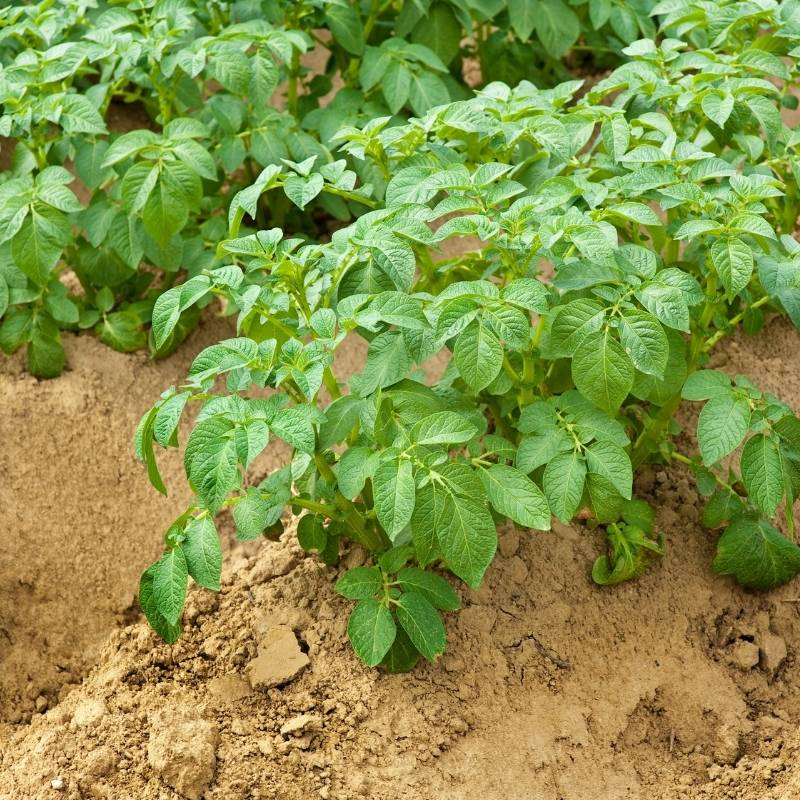
#> input picture project/Potato-Plants.jpg, 800 x 800 px
$ python -i extra.py   (imports and definitions only)
#> lines starting #> are read from the running program, lines starting #| are printed output that depends on the picture; after the words box and inside, x2 and y2 are one past the last pixel; in counts of white or black regions, pixels touching at a corner belong together
import kagglehub

# Download latest version
# [1 line that did not run here, left out]

# [1 line not run here, left out]

import os
import matplotlib.pyplot as plt
from sklearn.svm import LinearSVC
from sklearn.metrics import classification_report
from sklearn.metrics import accuracy_score
from sklearn.preprocessing import StandardScaler
from sklearn.model_selection import train_test_split
from sklearn.metrics import confusion_matrix
import cv2
import numpy as np


"""FUNCTIONS for experimenting, that was not needed for the final version of the model"""

"""Split HSV image into channels"""
def split_hsv(img):
    return cv2.split(img)

"""Binary threshold on S channel"""
def threshold_saturation(s_channel, thresh=50):
    _, mask = cv2.threshold(s_channel, thresh, 255, cv2.THRESH_BINARY)
    return mask

"""Apply closing then opening to clean noise"""
def morph_cleanup(mask, kernel, close_iter=3, open_iter=2):
    closed = cv2.morphologyEx(mask, cv2.MORPH_CLOSE, kernel, iterations=close_iter)
    opened = cv2.morphologyEx(closed, cv2.MORPH_OPEN, kernel, iterations=open_iter)
    return opened

"""Keep only the largest connected component"""
# [9 lines left out: function largest_contour_mask, not called in this run]

"""
Remove near-black shadow pixels from the leaf mask.
Pixels with V < v_thresh are considered shadow and are excluded.
"""
def exclude_dark_shadows(mask, v_channel, v_thresh=40):
    bright_enough = (v_channel > v_thresh).astype(np.uint8) * 255
    return cv2.bitwise_and(mask, bright_enough)

"""
Full pipeline:
HSV -> S-threshold -> Shadow exclusion -> morphology -> largest contour
"""
def segment_plant_hsv(img_hsv, sat_threshold=50, v_shadow_thresh=40, kernel_size=5, close_iter=3, open_iter=2):
    _, s, v = split_hsv(img_hsv)

    kernel = np.ones((kernel_size, kernel_size), np.uint8)

    mask = threshold_saturation(s, sat_threshold)
    mask = exclude_dark_shadows(mask, v, v_shadow_thresh)
    mask = morph_cleanup(mask, kernel, close_iter, open_iter)
    #mask = largest_contour_mask(mask)

    return mask.astype(np.uint8)

"""WATERSHED experiments"""
"""Remove noise from the mask"""
# [13 lines left out: function build_disease_mask, not called in this run]


"""Create markers for watershed using distance transform"""
# [34 lines left out: function watershed_spots, not called in this run]

"""Apply watershed using BGR image"""
# [18 lines left out: function filter_small_spots, not called in this run]

"""
Full pipeline:
Leaf mask -> disease mask -> cleanup -> watershed -> result
"""
# [35 lines left out: function detect_blight_watershed, not called in this run]

"""DISPLAY-----------------------------------------------------------------------------------------------------------"""
"""Apply binary mask to image"""
def apply_mask(img, mask):
    return cv2.bitwise_and(img, img, mask=mask.astype(np.uint8))

"""Convert HSV image to RGB for display"""
def to_rgb(img):
    return cv2.cvtColor(img, cv2.COLOR_HSV2RGB)

"""
Displays:
Row 1: original images
Row 2: binary masks
Row 3: segmented images (largest contour applied)
"""
# [34 lines left out: function show_segmentation_grid, not called in this run]

"""
Plots H, S, V histograms for segmented images
"""
# [29 lines left out: function plot_hsv_histograms, not called in this run]


"""
Plots R, G, B histograms for segmented images
"""
# [42 lines left out: functions plot_rgb_histograms, plot_images_grid, not called in this run]

>>> import cv2
>>> picture = cv2.imread('Potato-Plants.jpg')
#> picture is the input picture: shape (800, 800, 3); mean B, G, R 73.8, 148, 134.2
>>> result = segment_plant_hsv(picture)
#> in segment_plant_hsv, `_, s, v = split_hsv(img_hsv)`:
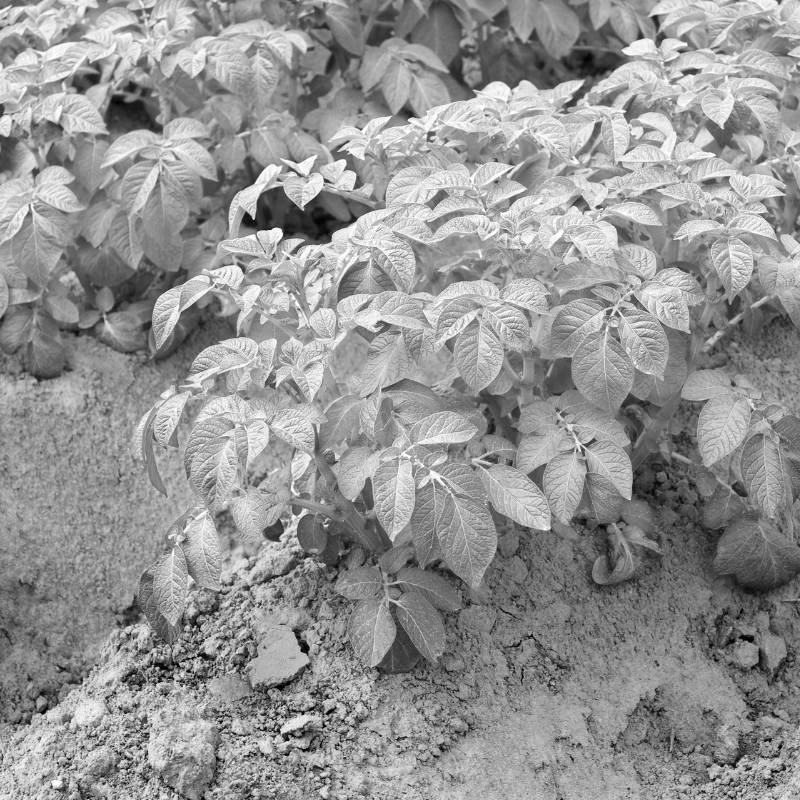
#> s: shape (800, 800); min 0, max 255, mean 148
#> in segment_plant_hsv, `_, s, v = split_hsv(img_hsv)`:
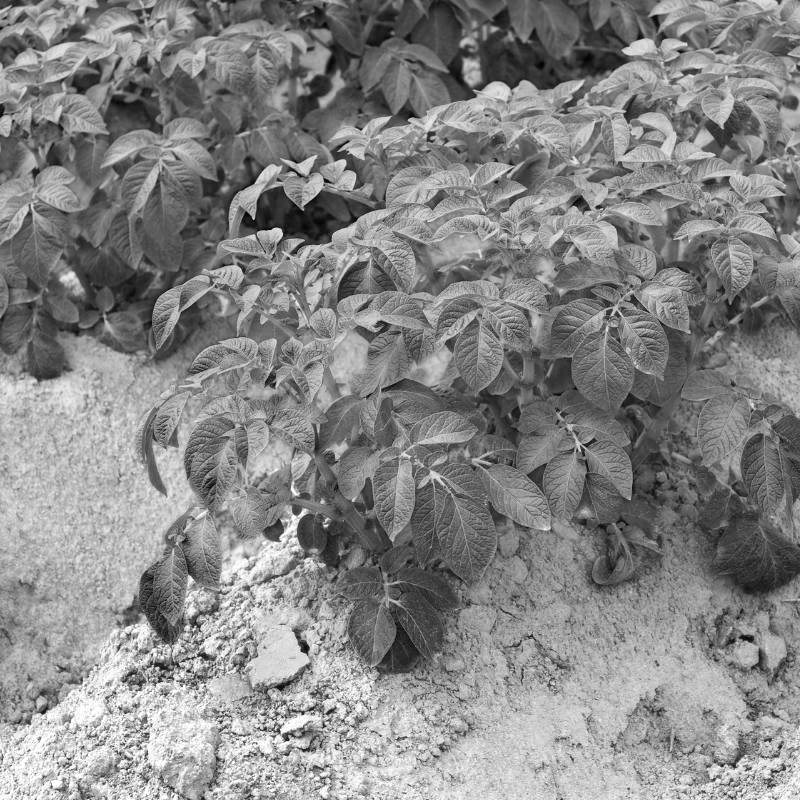
#> v: shape (800, 800); min 0, max 255, mean 134.2
#> in threshold_saturation, `_, mask = cv2.threshold(s_channel, thresh, 255, cv2.THRESH_BINARY)`:
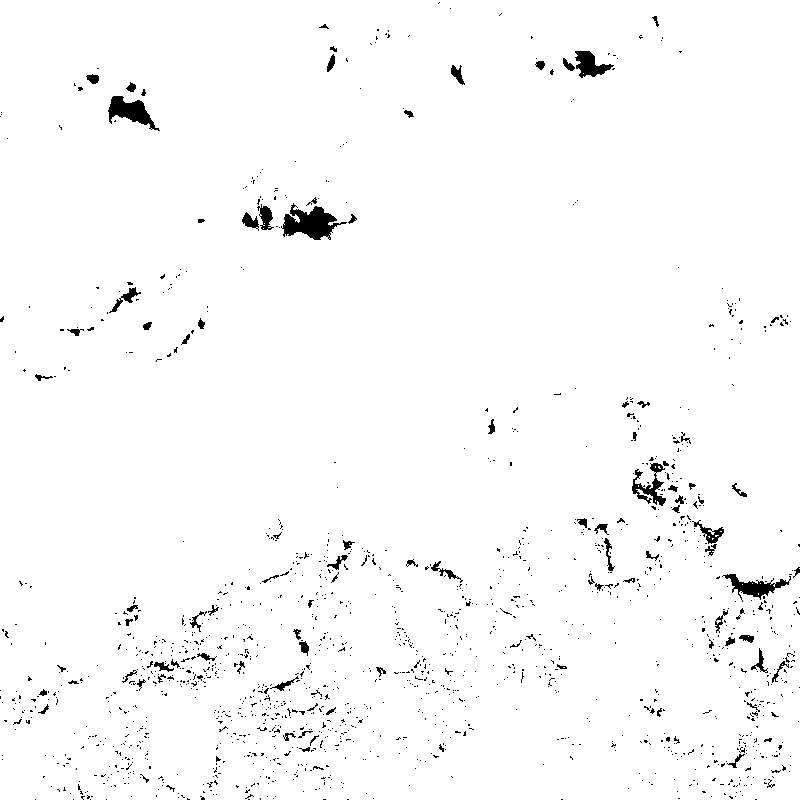
#> mask: shape (800, 800); 97.9% white; 1535 black regions (1434 under 20 px), largest, box (x1, y1, x2, y2) and area: (281, 203, 347, 240) 1223, (108, 96, 160, 131) 808, (722, 574, 791, 602) 655
#> in exclude_dark_shadows, `bright_enough = (v_channel > v_thresh).astype(np.uint8) * 255`:
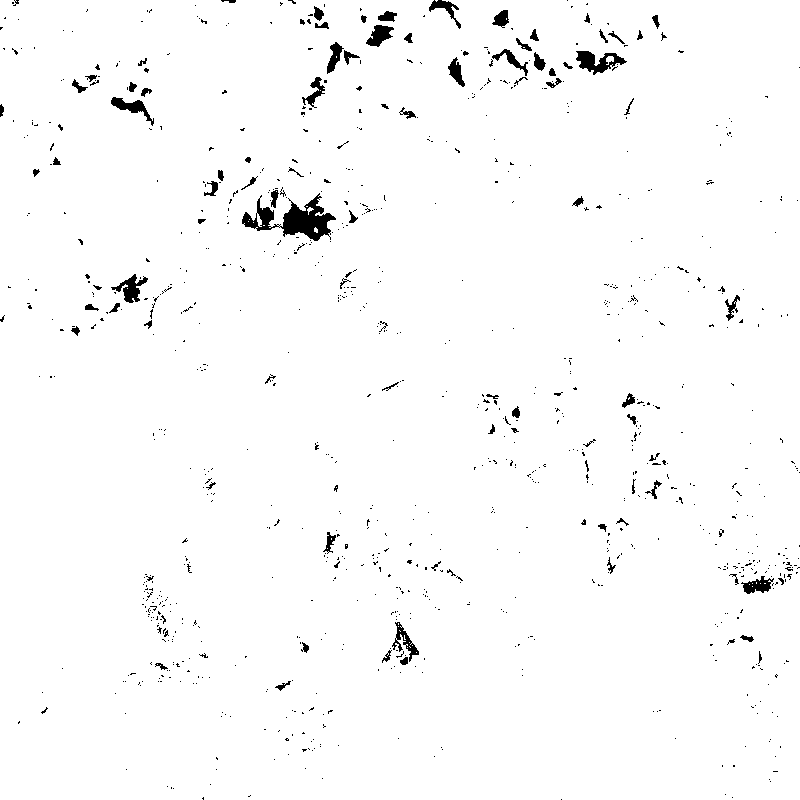
#> bright_enough: shape (800, 800); 98.1% white; 968 black regions (875 under 20 px), largest, box (x1, y1, x2, y2) and area: (242, 193, 336, 241) 1795, (576, 51, 627, 75) 584, (111, 274, 148, 303) 429
#> in exclude_dark_shadows, `return cv2.bitwise_and(mask, bright_enough)`:
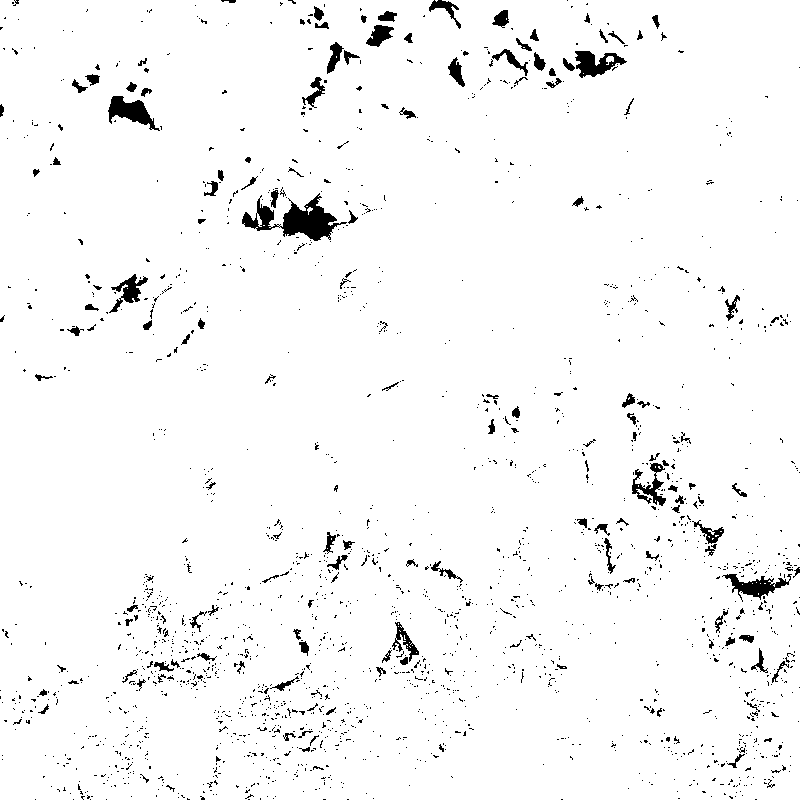
#> returned value: shape (800, 800); 96.8% white; 2049 black regions (1896 under 20 px), largest, box (x1, y1, x2, y2) and area: (242, 193, 347, 241) 1963, (108, 96, 160, 131) 818, (575, 51, 627, 78) 736
#> in morph_cleanup, `closed = cv2.morphologyEx(mask, cv2.MORPH_CLOSE, kernel, iterations=cl..`:
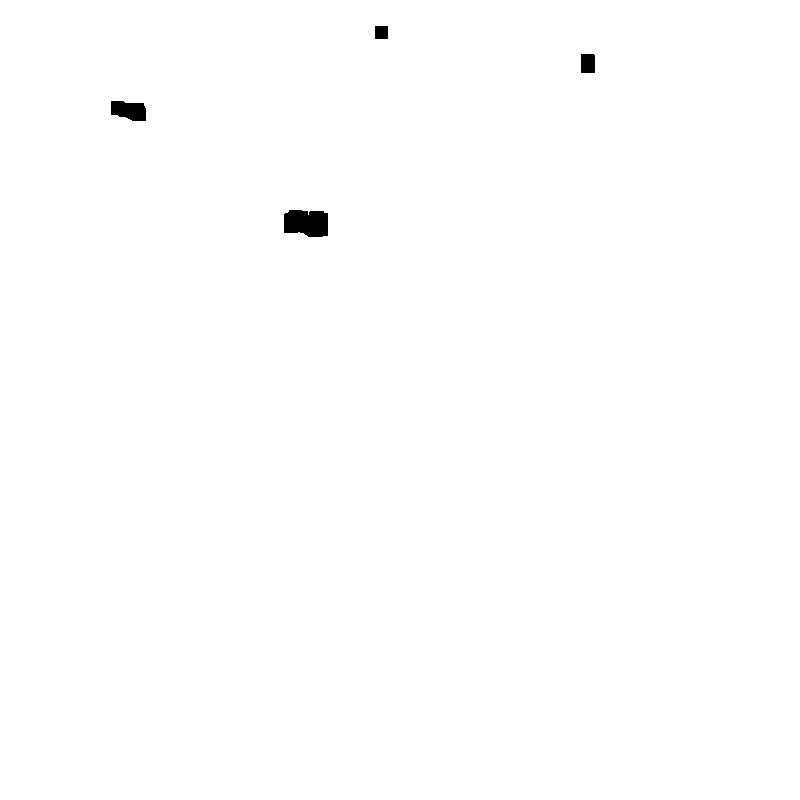
#> closed: shape (800, 800); 99.7% white; 4 black regions, box (x1, y1, x2, y2) and area: (284, 210, 328, 237) 1039, (111, 101, 146, 121) 562, (581, 54, 595, 73) 265, (375, 26, 388, 39) 169
